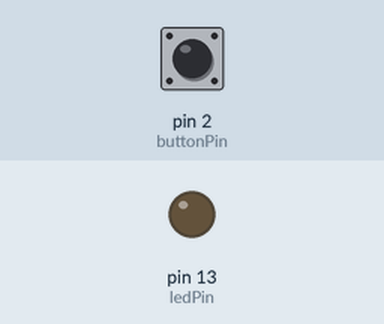
The sketch below on a simulated Arduino Uno, built with avr-gcc and run on an emulated ATmega328P. On the bench: output pins drawn as LEDs (lit = HIGH). The test bench sets the inputs (shaded band); at power-on: pin 2 (buttonPin) HIGH.

Above: at 1.2 s.
1.3 s: pin 2 (buttonPin) pulled LOW for 0.15 s
At 2.5 s:
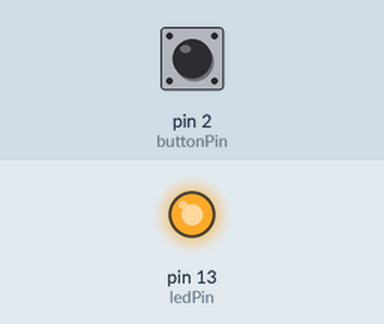
2.9 s: pin 2 (buttonPin) pulled LOW for 1 s
At 5.0 s:
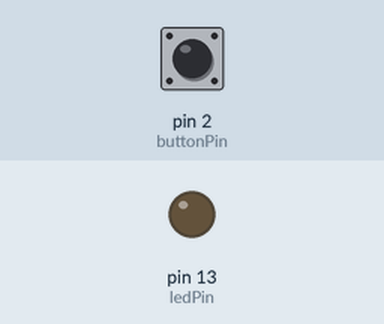
5.4 s: pin 2 (buttonPin) pulled LOW for 3.2 s
At 9.8 s:
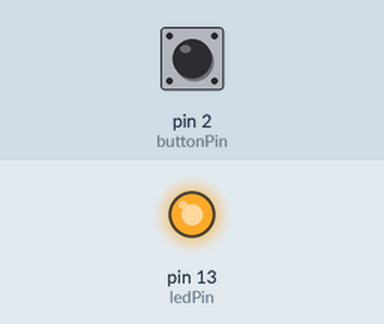
Timing chart, 0 to 11.3 s (numbered marks = the images above; inputs shaded):
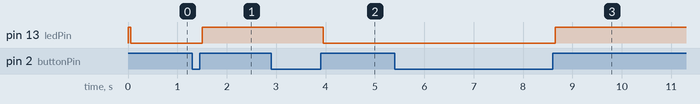

Measured:
- after the input at 1.3 s, pin 13 (ledPin): LOW → HIGH after 0.20 s
- after the input at 2.9 s, pin 13 (ledPin): HIGH → LOW after 1.1 s
- after the input at 5.4 s, pin 13 (ledPin): LOW → HIGH after 3.3 s

The sketch:

KeyScan.ino
```cpp
#include "KEY.H"

const int buttonPin = 2; // 按键位置
const int ledPin = 13;   // led位置LED_BUILTIN

int ledState = HIGH;       // 当前led状态
int buttonState;           // 读取的当前按键状态
int lastButtonState = LOW; // 上次读取的按键状态

long lastDebounceTime = 0; // 上次按键触发时间
long debounceDelay = 50;   // 去抖时间，根据实际情况调整

void setup()
{
  pinMode(buttonPin, INPUT_PULLUP); //初始化按键
  pinMode(ledPin, OUTPUT);   //初始化led的状态

  digitalWrite(ledPin, ledState); // 初始化led的状态
}

void loop()
{

  int reading = digitalRead(buttonPin); // 读取按键状态赋值到一个变量

  if (reading != lastButtonState) // 如果按键状态与上一次不同，说明是由于抖动还是按键按下造成的
  {
    lastDebounceTime = millis();
  }

  if ((millis() - lastDebounceTime) > debounceDelay)
  {
    // 等过了去抖时间，再次去检测按键的状态
    if (reading != buttonState) // 如果按键仍然保持上次的状态，我们认为这个按键按下是真实有效的
    {
      buttonState = reading;

      if (buttonState == HIGH)
      {
        ledState = !ledState; // 按下按键改变当前的led状态
      }
    }
  }

  digitalWrite(ledPin, ledState); // 把led的最终结果映射到对应的引脚

  lastButtonState = reading; // 保存当前值，一边下一个循环检测的时候使用
}
```

KEY.C
```cpp
#include "key.h"


uint8_t Key_GetPinState(Key_t* key)

{

    if (1 == key->pin) {

        return 1;

    }

    else {

        return 0;

    }

}


//计算一个数字里面为1的位的个数

static inline uint8_t CountOne(uint8_t num)

{

    uint8_t high = (num & 0xf0) >> 4;

    uint8_t low = num & 0x0f;

    const uint8_t table[] = {

        0, 1, 1, 2,        //0000 0001 0010 0011

        1, 2, 2, 3,        //0100 0101 0110 0111

        1, 2, 2, 3, //1000 1001 1010 1011

        2, 3, 3, 4,        //1100 1101 1110 1111

    };


    return table[high] + table[low];

}


void Key_Init(Key_t* key, uint8_t pin)

{

    key->pin = pin;

    key->press = 0;

    key->release = 0;

    key->state = Key_GetPinState(key);

    key->states = key->state ? 0x0f : 0x00;

    key->inited = 1;

}


uint8_t Key_Scan(Key_t* key)

{

    uint8_t press = 0;

    uint8_t state = 0;

    uint8_t states = 0;


    if (key && key->inited) {

        //移出上一次的扫描状态并存入本次的扫描状态

        states = key->states;

        states <<= 1;

        states |= Key_GetPinState(key);

        key->states = states;


        state = CountOne(states) ? 1 : 0;        //4次采样全部为0才判定为低电平

        if (state != key->state) {          //引脚状态发生变化

            key->state = state;

            if (state) {

                key->release = 1;

            }

            else {

                press = 1;

                key->press = 1;

            }

        }

    }


    return press;

}
```

KEY.H
```cpp
#ifndef __KEY_H__
#define __KEY_H__


#include <Arduino.h>
#include <stdint.h>

typedef struct Key_t {

        uint8_t inited : 1;     //引脚是否已经初始化

        uint8_t press : 1;                //按下表示，1表示发生了按下事件，等待用户处理

        uint8_t release : 1;        //松开标志，1表示发送了松开事件，等待用户处理

        uint8_t state : 1;                //按键的稳定状态

        uint8_t states : 4;                //最近的4次采样

        uint8_t pin;                        //按键的编号或者所在引脚

} Key_t;


#ifdef __cplusplus

extern "C" {

#endif


//初始化一个按键

void Key_Init(Key_t* key, uint8_t pin);


//扫描一下按键，一般每隔5个毫秒扫描一次即可

//连续4次扫描就需要20个毫秒了，如果4次检测都是低电平才判断为低电平。

//由于一般情况下都是只处理按下事件，有按下事件返回1

uint8_t Key_Scan(Key_t* key);


//获取按键所在引脚的状态，高电平返回1，低电平返回0

uint8_t Key_GetPinState(Key_t* key);


//检查按键是否存在按下事件

static inline uint8_t Key_HasPressEvent(Key_t* key)

{

        return key->press;

}


//清除按键的按下事件标志

static inline void Key_ClearPressEvent(Key_t* key)

{

        key->press = 0;

}


//检查按键是否存在松开事件

static inline uint8_t Key_HasReleaseEvent(Key_t* key)

{

        return key->release;

}


//清除按键松开事件标志

static inline void Key_ClearReleaseEvent(Key_t* key)

{

        key->release = 0;

}


#ifdef __cplusplus

}

#endif


#endif //__KEY_H__
```
